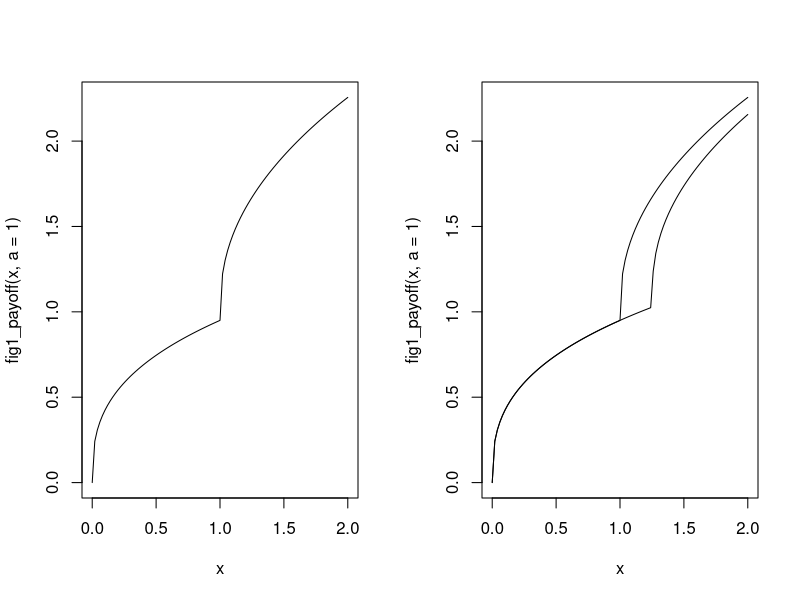
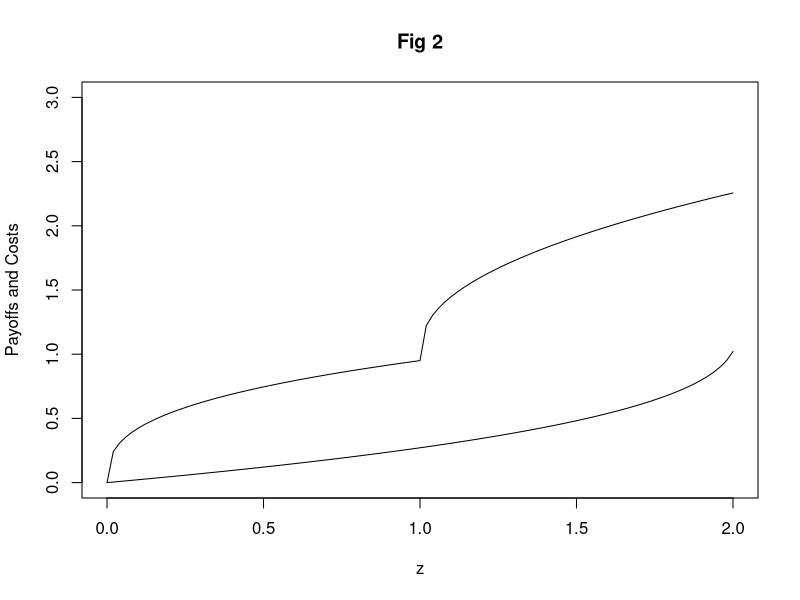
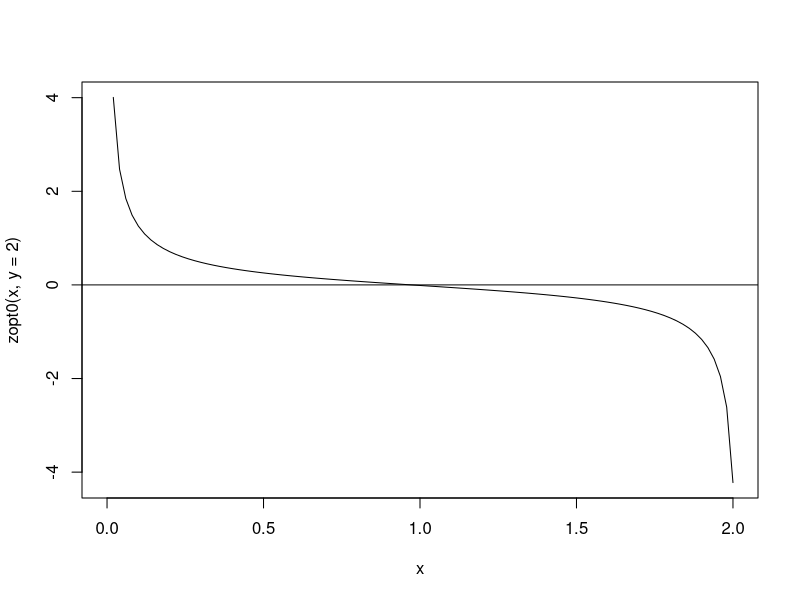
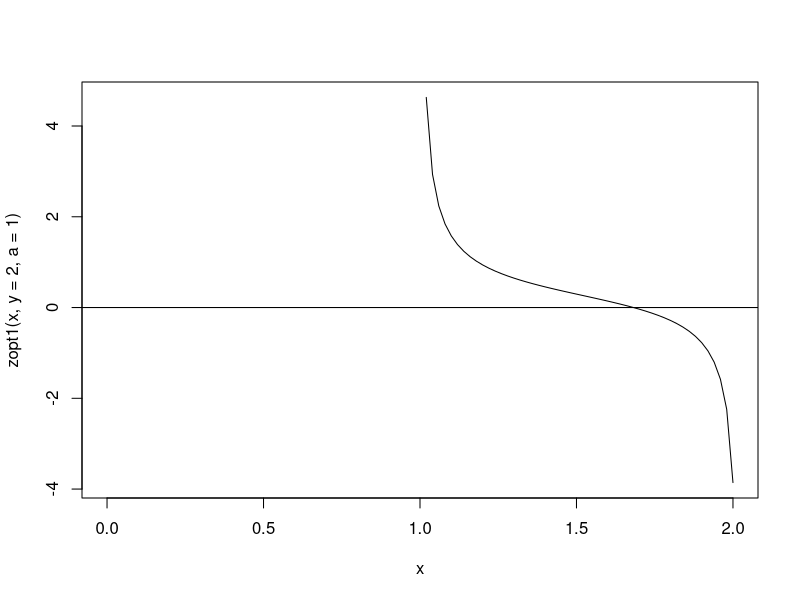
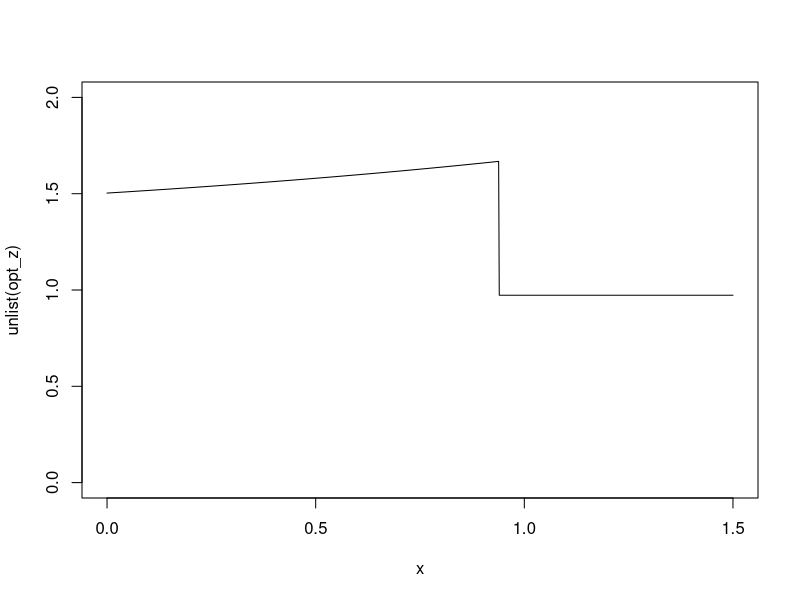

Reproduce these figures in R, in order.

# Figure 1: Aspirations and Payoffs ---------------------------------------

# Parameters
sig <- 0.65
del <- 0.95
pi <- 1.1

# Payoff functions
util <- function(c) {c ^ (1 - sig)}
w0 <- function(z) {del * z ^ (1 - sig)}
w1 <- function(e) {del * pi * e ^ (1 - sig)}
fig1_payoff <- function(z, a) {
  w0(z) + w1(max(c(z - a, 0)))
}
fig1_payoff <- Vectorize(fig1_payoff, vectorize.args = "z")

layout(matrix(1:2, nrow=1))
curve(fig1_payoff(x, a = 1), from = 0, to = 2)
curve(fig1_payoff(x, a = 1), from = 0, to = 2)
curve(fig1_payoff(x, a = 1.25), from = 0, to = 2, add = T)

# Figure 2: Costs and Benefits --------------------------------------------

rho <- 1.01
prod <- function(z) rho * z
finv <- function(z) z / rho # called 'k' in the paper
fig2_cost <- function(y, z){
  util(y) - util(y - finv(z))
}
fig2_cost <- Vectorize(fig2_cost, vectorize.args = "z")
layout(matrix(1:1))
curve(fig2_cost(y = 2, x), from = 0, to = 2, ylim = c(0, 3), xlab = "z",
      ylab = "Payoffs and Costs", main = "Fig 2")
curve(fig1_payoff(x, a = 1), from = 0, to = 2, add = T)


# Fig 3: Wealth and Aspirations -------------------------------------------

# Derivatives
util_p <- function(c) {(1 - sig) * c ^ -sig}
w0_p <- function(z) {del * (1 - sig) * z ^ -sig}
w1_p <- function(e) {del * pi * (1 - sig) * e ^ -sig}

zopt0 <- function(z, y) { # z < a
  w0_p(z) - (util_p(y - finv(z)) / rho)
}
zopt0 <- Vectorize(zopt0, vectorize.args = "z")

zopt1 <- function(z, y, a) { # z > a
  w0_p(z) + w1_p(z - a) - (util_p(y - finv(z)) / rho)
}
zopt1 <- Vectorize(zopt1, vectorize.args = "z")

# Checking for roots
curve(zopt0(x, y = 2), 0, 2)
abline(h = 0)
curve(zopt1(x, y = 2, a = 1), 0, 2)
abline(h = 0) # both have a unique soln. 

find_z <- function(z, y, a){
  # Find the roots
  z0 = uniroot(zopt0, interval = c(0, 2), y = y, extendInt = "yes")$root
  z1 = uniroot(zopt1, interval = c(1.5, 1.6), y = y, a = a, extendInt = "yes")$root
  
  # Which is better?
  u0 = util(y - finv(z0)) + w0(z0)
  u1 = util(y - finv(z1)) + w0(z0) + w1(max(c(z0 - a, 0)))
  
  if (u0 > u1) {
    return(z0)
  } else {
    return(z1)
  }
}

x <- seq(0, 1.5, length.out = 1000)
opt_z <- lapply(x, function(x) find_z(y = 2, a = x))
plot(x, unlist(opt_z), ylim = c(0, 2), type = "l")


# Figure 4: Growth and Aspirations ----------------------------------------
